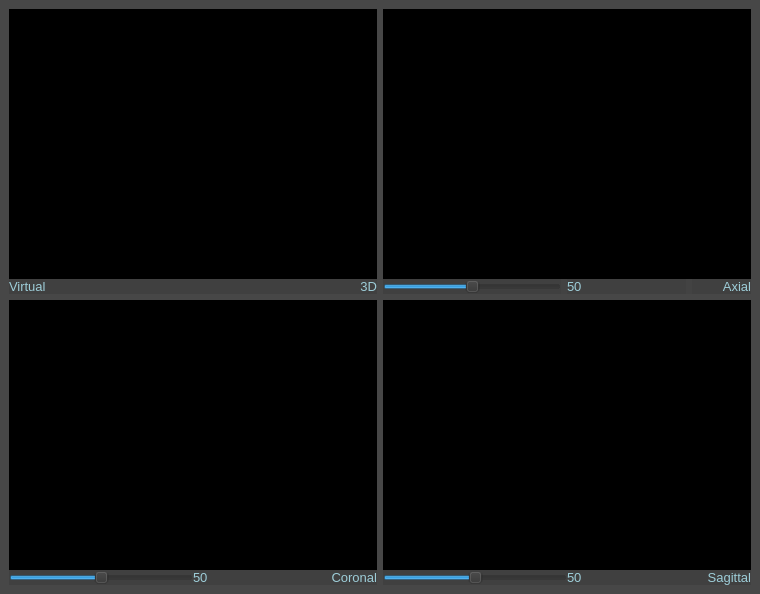
<?xml version="1.0" encoding="UTF-8"?>
<ui version="4.0">
 <class>Form</class>
 <widget class="QWidget" name="Form">
  <property name="geometry">
   <rect>
    <x>0</x>
    <y>0</y>
    <width>760</width>
    <height>594</height>
   </rect>
  </property>
  <property name="palette">
   <palette>
    <active>
     <colorrole role="WindowText">
      <brush brushstyle="SolidPattern">
       <color alpha="255">
        <red>255</red>
        <green>255</green>
        <blue>255</blue>
       </color>
      </brush>
     </colorrole>
     <colorrole role="Button">
      <brush brushstyle="SolidPattern">
       <color alpha="255">
        <red>71</red>
        <green>71</green>
        <blue>71</blue>
       </color>
      </brush>
     </colorrole>
     <colorrole role="Light">
      <brush brushstyle="SolidPattern">
       <color alpha="255">
        <red>106</red>
        <green>106</green>
        <blue>106</blue>
       </color>
      </brush>
     </colorrole>
     <colorrole role="Midlight">
      <brush brushstyle="SolidPattern">
       <color alpha="255">
        <red>88</red>
        <green>88</green>
        <blue>88</blue>
       </color>
      </brush>
     </colorrole>
     <colorrole role="Dark">
      <brush brushstyle="SolidPattern">
       <color alpha="255">
        <red>35</red>
        <green>35</green>
        <blue>35</blue>
       </color>
      </brush>
     </colorrole>
     <colorrole role="Mid">
      <brush brushstyle="SolidPattern">
       <color alpha="255">
        <red>47</red>
        <green>47</green>
        <blue>47</blue>
       </color>
      </brush>
     </colorrole>
     <colorrole role="Text">
      <brush brushstyle="SolidPattern">
       <color alpha="255">
        <red>255</red>
        <green>255</green>
        <blue>255</blue>
       </color>
      </brush>
     </colorrole>
     <colorrole role="BrightText">
      <brush brushstyle="SolidPattern">
       <color alpha="255">
        <red>255</red>
        <green>255</green>
        <blue>255</blue>
       </color>
      </brush>
     </colorrole>
     <colorrole role="ButtonText">
      <brush brushstyle="SolidPattern">
       <color alpha="255">
        <red>255</red>
        <green>255</green>
        <blue>255</blue>
       </color>
      </brush>
     </colorrole>
     <colorrole role="Base">
      <brush brushstyle="SolidPattern">
       <color alpha="255">
        <red>0</red>
        <green>0</green>
        <blue>0</blue>
       </color>
      </brush>
     </colorrole>
     <colorrole role="Window">
      <brush brushstyle="SolidPattern">
       <color alpha="255">
        <red>71</red>
        <green>71</green>
        <blue>71</blue>
       </color>
      </brush>
     </colorrole>
     <colorrole role="Shadow">
      <brush brushstyle="SolidPattern">
       <color alpha="255">
        <red>0</red>
        <green>0</green>
        <blue>0</blue>
       </color>
      </brush>
     </colorrole>
     <colorrole role="AlternateBase">
      <brush brushstyle="SolidPattern">
       <color alpha="255">
        <red>35</red>
        <green>35</green>
        <blue>35</blue>
       </color>
      </brush>
     </colorrole>
     <colorrole role="ToolTipBase">
      <brush brushstyle="SolidPattern">
       <color alpha="255">
        <red>255</red>
        <green>255</green>
        <blue>220</blue>
       </color>
      </brush>
     </colorrole>
     <colorrole role="ToolTipText">
      <brush brushstyle="SolidPattern">
       <color alpha="255">
        <red>0</red>
        <green>0</green>
        <blue>0</blue>
       </color>
      </brush>
     </colorrole>
     <colorrole role="PlaceholderText">
      <brush brushstyle="SolidPattern">
       <color alpha="128">
        <red>255</red>
        <green>255</green>
        <blue>255</blue>
       </color>
      </brush>
     </colorrole>
    </active>
    <inactive>
     <colorrole role="WindowText">
      <brush brushstyle="SolidPattern">
       <color alpha="255">
        <red>255</red>
        <green>255</green>
        <blue>255</blue>
       </color>
      </brush>
     </colorrole>
     <colorrole role="Button">
      <brush brushstyle="SolidPattern">
       <color alpha="255">
        <red>71</red>
        <green>71</green>
        <blue>71</blue>
       </color>
      </brush>
     </colorrole>
     <colorrole role="Light">
      <brush brushstyle="SolidPattern">
       <color alpha="255">
        <red>106</red>
        <green>106</green>
        <blue>106</blue>
       </color>
      </brush>
     </colorrole>
     <colorrole role="Midlight">
      <brush brushstyle="SolidPattern">
       <color alpha="255">
        <red>88</red>
        <green>88</green>
        <blue>88</blue>
       </color>
      </brush>
     </colorrole>
     <colorrole role="Dark">
      <brush brushstyle="SolidPattern">
       <color alpha="255">
        <red>35</red>
        <green>35</green>
        <blue>35</blue>
       </color>
      </brush>
     </colorrole>
     <colorrole role="Mid">
      <brush brushstyle="SolidPattern">
       <color alpha="255">
        <red>47</red>
        <green>47</green>
        <blue>47</blue>
       </color>
      </brush>
     </colorrole>
     <colorrole role="Text">
      <brush brushstyle="SolidPattern">
       <color alpha="255">
        <red>255</red>
        <green>255</green>
        <blue>255</blue>
       </color>
      </brush>
     </colorrole>
     <colorrole role="BrightText">
      <brush brushstyle="SolidPattern">
       <color alpha="255">
        <red>255</red>
        <green>255</green>
        <blue>255</blue>
       </color>
      </brush>
     </colorrole>
     <colorrole role="ButtonText">
      <brush brushstyle="SolidPattern">
       <color alpha="255">
        <red>255</red>
        <green>255</green>
        <blue>255</blue>
       </color>
      </brush>
     </colorrole>
     <colorrole role="Base">
      <brush brushstyle="SolidPattern">
       <color alpha="255">
        <red>0</red>
        <green>0</green>
        <blue>0</blue>
       </color>
      </brush>
     </colorrole>
     <colorrole role="Window">
      <brush brushstyle="SolidPattern">
       <color alpha="255">
        <red>71</red>
        <green>71</green>
        <blue>71</blue>
       </color>
      </brush>
     </colorrole>
     <colorrole role="Shadow">
      <brush brushstyle="SolidPattern">
       <color alpha="255">
        <red>0</red>
        <green>0</green>
        <blue>0</blue>
       </color>
      </brush>
     </colorrole>
     <colorrole role="AlternateBase">
      <brush brushstyle="SolidPattern">
       <color alpha="255">
        <red>35</red>
        <green>35</green>
        <blue>35</blue>
       </color>
      </brush>
     </colorrole>
     <colorrole role="ToolTipBase">
      <brush brushstyle="SolidPattern">
       <color alpha="255">
        <red>255</red>
        <green>255</green>
        <blue>220</blue>
       </color>
      </brush>
     </colorrole>
     <colorrole role="ToolTipText">
      <brush brushstyle="SolidPattern">
       <color alpha="255">
        <red>0</red>
        <green>0</green>
        <blue>0</blue>
       </color>
      </brush>
     </colorrole>
     <colorrole role="PlaceholderText">
      <brush brushstyle="SolidPattern">
       <color alpha="128">
        <red>255</red>
        <green>255</green>
        <blue>255</blue>
       </color>
      </brush>
     </colorrole>
    </inactive>
    <disabled>
     <colorrole role="WindowText">
      <brush brushstyle="SolidPattern">
       <color alpha="255">
        <red>35</red>
        <green>35</green>
        <blue>35</blue>
       </color>
      </brush>
     </colorrole>
     <colorrole role="Button">
      <brush brushstyle="SolidPattern">
       <color alpha="255">
        <red>71</red>
        <green>71</green>
        <blue>71</blue>
       </color>
      </brush>
     </colorrole>
     <colorrole role="Light">
      <brush brushstyle="SolidPattern">
       <color alpha="255">
        <red>106</red>
        <green>106</green>
        <blue>106</blue>
       </color>
      </brush>
     </colorrole>
     <colorrole role="Midlight">
      <brush brushstyle="SolidPattern">
       <color alpha="255">
        <red>88</red>
        <green>88</green>
        <blue>88</blue>
       </color>
      </brush>
     </colorrole>
     <colorrole role="Dark">
      <brush brushstyle="SolidPattern">
       <color alpha="255">
        <red>35</red>
        <green>35</green>
        <blue>35</blue>
       </color>
      </brush>
     </colorrole>
     <colorrole role="Mid">
      <brush brushstyle="SolidPattern">
       <color alpha="255">
        <red>47</red>
        <green>47</green>
        <blue>47</blue>
       </color>
      </brush>
     </colorrole>
     <colorrole role="Text">
      <brush brushstyle="SolidPattern">
       <color alpha="255">
        <red>35</red>
        <green>35</green>
        <blue>35</blue>
       </color>
      </brush>
     </colorrole>
     <colorrole role="BrightText">
      <brush brushstyle="SolidPattern">
       <color alpha="255">
        <red>255</red>
        <green>255</green>
        <blue>255</blue>
       </color>
      </brush>
     </colorrole>
     <colorrole role="ButtonText">
      <brush brushstyle="SolidPattern">
       <color alpha="255">
        <red>35</red>
        <green>35</green>
        <blue>35</blue>
       </color>
      </brush>
     </colorrole>
     <colorrole role="Base">
      <brush brushstyle="SolidPattern">
       <color alpha="255">
        <red>71</red>
        <green>71</green>
        <blue>71</blue>
       </color>
      </brush>
     </colorrole>
     <colorrole role="Window">
      <brush brushstyle="SolidPattern">
       <color alpha="255">
        <red>71</red>
        <green>71</green>
        <blue>71</blue>
       </color>
      </brush>
     </colorrole>
     <colorrole role="Shadow">
      <brush brushstyle="SolidPattern">
       <color alpha="255">
        <red>0</red>
        <green>0</green>
        <blue>0</blue>
       </color>
      </brush>
     </colorrole>
     <colorrole role="AlternateBase">
      <brush brushstyle="SolidPattern">
       <color alpha="255">
        <red>71</red>
        <green>71</green>
        <blue>71</blue>
       </color>
      </brush>
     </colorrole>
     <colorrole role="ToolTipBase">
      <brush brushstyle="SolidPattern">
       <color alpha="255">
        <red>255</red>
        <green>255</green>
        <blue>220</blue>
       </color>
      </brush>
     </colorrole>
     <colorrole role="ToolTipText">
      <brush brushstyle="SolidPattern">
       <color alpha="255">
        <red>0</red>
        <green>0</green>
        <blue>0</blue>
       </color>
      </brush>
     </colorrole>
     <colorrole role="PlaceholderText">
      <brush brushstyle="SolidPattern">
       <color alpha="128">
        <red>255</red>
        <green>255</green>
        <blue>255</blue>
       </color>
      </brush>
     </colorrole>
    </disabled>
   </palette>
  </property>
  <property name="windowTitle">
   <string>Form</string>
  </property>
  <layout class="QGridLayout" name="gridLayout_2">
   <property name="leftMargin">
    <number>0</number>
   </property>
   <property name="topMargin">
    <number>0</number>
   </property>
   <property name="rightMargin">
    <number>0</number>
   </property>
   <property name="bottomMargin">
    <number>0</number>
   </property>
   <property name="spacing">
    <number>0</number>
   </property>
   <item row="0" column="0">
    <widget class="QFrame" name="frame_Viewports">
     <property name="sizePolicy">
      <sizepolicy hsizetype="Expanding" vsizetype="Expanding">
       <horstretch>0</horstretch>
       <verstretch>0</verstretch>
      </sizepolicy>
     </property>
     <property name="minimumSize">
      <size>
       <width>0</width>
       <height>0</height>
      </size>
     </property>
     <layout class="QGridLayout" name="gridLayout" rowstretch="0,0" columnstretch="0,0">
      <item row="1" column="0">
       <layout class="QVBoxLayout" name="verticalLayout_coronal" stretch="20,1">
        <property name="spacing">
         <number>0</number>
        </property>
        <item>
         <widget class="QFrame" name="vtk_panel_coronal">
          <property name="sizePolicy">
           <sizepolicy hsizetype="Preferred" vsizetype="Preferred">
            <horstretch>0</horstretch>
            <verstretch>0</verstretch>
           </sizepolicy>
          </property>
          <property name="minimumSize">
           <size>
            <width>0</width>
            <height>0</height>
           </size>
          </property>
          <property name="styleSheet">
           <string notr="true">background-color: rgb(0, 0, 0);</string>
          </property>
          <property name="lineWidth">
           <number>0</number>
          </property>
         </widget>
        </item>
        <item>
         <widget class="QFrame" name="SubPanel_coronal">
          <property name="enabled">
           <bool>true</bool>
          </property>
          <property name="sizePolicy">
           <sizepolicy hsizetype="Preferred" vsizetype="Preferred">
            <horstretch>0</horstretch>
            <verstretch>0</verstretch>
           </sizepolicy>
          </property>
          <property name="baseSize">
           <size>
            <width>0</width>
            <height>0</height>
           </size>
          </property>
          <property name="styleSheet">
           <string notr="true">background-color: rgba(50, 50, 50,50);</string>
          </property>
          <property name="frameShape">
           <enum>QFrame::NoFrame</enum>
          </property>
          <property name="frameShadow">
           <enum>QFrame::Raised</enum>
          </property>
          <layout class="QHBoxLayout" name="horizontalLayout_8">
           <property name="spacing">
            <number>0</number>
           </property>
           <property name="leftMargin">
            <number>0</number>
           </property>
           <property name="topMargin">
            <number>0</number>
           </property>
           <property name="rightMargin">
            <number>0</number>
           </property>
           <property name="bottomMargin">
            <number>0</number>
           </property>
           <item>
            <layout class="QHBoxLayout" name="horizontalLayout_4" stretch="3,2,1">
             <item>
              <widget class="QSlider" name="Slider_coronal">
               <property name="autoFillBackground">
                <bool>false</bool>
               </property>
               <property name="styleSheet">
                <string notr="true"/>
               </property>
               <property name="value">
                <number>50</number>
               </property>
               <property name="orientation">
                <enum>Qt::Horizontal</enum>
               </property>
              </widget>
             </item>
             <item>
              <widget class="QLabel" name="sliceNum_coronal">
               <property name="sizePolicy">
                <sizepolicy hsizetype="Preferred" vsizetype="Preferred">
                 <horstretch>0</horstretch>
                 <verstretch>0</verstretch>
                </sizepolicy>
               </property>
               <property name="font">
                <font>
                 <pointsize>10</pointsize>
                </font>
               </property>
               <property name="styleSheet">
                <string notr="true">color: rgb(157, 205, 216);</string>
               </property>
               <property name="text">
                <string>50</string>
               </property>
              </widget>
             </item>
             <item>
              <widget class="QLabel" name="sliceNum_axial_4">
               <property name="sizePolicy">
                <sizepolicy hsizetype="Preferred" vsizetype="Preferred">
                 <horstretch>0</horstretch>
                 <verstretch>0</verstretch>
                </sizepolicy>
               </property>
               <property name="font">
                <font>
                 <pointsize>10</pointsize>
                </font>
               </property>
               <property name="styleSheet">
                <string notr="true">color: rgb(157, 205, 216);</string>
               </property>
               <property name="text">
                <string>Coronal</string>
               </property>
               <property name="alignment">
                <set>Qt::AlignRight|Qt::AlignTrailing|Qt::AlignVCenter</set>
               </property>
              </widget>
             </item>
            </layout>
           </item>
          </layout>
         </widget>
        </item>
       </layout>
      </item>
      <item row="1" column="1">
       <layout class="QVBoxLayout" name="verticalLayout_sagittal" stretch="20,1">
        <property name="spacing">
         <number>0</number>
        </property>
        <item>
         <widget class="QFrame" name="vtk_panel_sagittal">
          <property name="sizePolicy">
           <sizepolicy hsizetype="Preferred" vsizetype="Preferred">
            <horstretch>0</horstretch>
            <verstretch>0</verstretch>
           </sizepolicy>
          </property>
          <property name="minimumSize">
           <size>
            <width>0</width>
            <height>0</height>
           </size>
          </property>
          <property name="styleSheet">
           <string notr="true">background-color: rgb(0, 0, 0);</string>
          </property>
          <property name="lineWidth">
           <number>0</number>
          </property>
         </widget>
        </item>
        <item>
         <widget class="QFrame" name="SubPanel_sagittal">
          <property name="enabled">
           <bool>true</bool>
          </property>
          <property name="sizePolicy">
           <sizepolicy hsizetype="Preferred" vsizetype="Preferred">
            <horstretch>0</horstretch>
            <verstretch>0</verstretch>
           </sizepolicy>
          </property>
          <property name="baseSize">
           <size>
            <width>0</width>
            <height>0</height>
           </size>
          </property>
          <property name="styleSheet">
           <string notr="true">background-color: rgba(50, 50, 50,50);</string>
          </property>
          <property name="frameShape">
           <enum>QFrame::NoFrame</enum>
          </property>
          <property name="frameShadow">
           <enum>QFrame::Raised</enum>
          </property>
          <layout class="QHBoxLayout" name="horizontalLayout_9">
           <property name="spacing">
            <number>0</number>
           </property>
           <property name="leftMargin">
            <number>0</number>
           </property>
           <property name="topMargin">
            <number>0</number>
           </property>
           <property name="rightMargin">
            <number>0</number>
           </property>
           <property name="bottomMargin">
            <number>0</number>
           </property>
           <item>
            <layout class="QHBoxLayout" name="horizontalLayout_3" stretch="3,2,1">
             <item>
              <widget class="QSlider" name="Slider_sagittal">
               <property name="autoFillBackground">
                <bool>false</bool>
               </property>
               <property name="styleSheet">
                <string notr="true"/>
               </property>
               <property name="value">
                <number>50</number>
               </property>
               <property name="orientation">
                <enum>Qt::Horizontal</enum>
               </property>
              </widget>
             </item>
             <item>
              <widget class="QLabel" name="sliceNum_sagittal">
               <property name="sizePolicy">
                <sizepolicy hsizetype="Preferred" vsizetype="Preferred">
                 <horstretch>0</horstretch>
                 <verstretch>0</verstretch>
                </sizepolicy>
               </property>
               <property name="font">
                <font>
                 <pointsize>10</pointsize>
                </font>
               </property>
               <property name="styleSheet">
                <string notr="true">color: rgb(157, 205, 216);</string>
               </property>
               <property name="text">
                <string>50</string>
               </property>
              </widget>
             </item>
             <item>
              <widget class="QLabel" name="sliceNum_axial_3">
               <property name="sizePolicy">
                <sizepolicy hsizetype="Preferred" vsizetype="Preferred">
                 <horstretch>0</horstretch>
                 <verstretch>0</verstretch>
                </sizepolicy>
               </property>
               <property name="font">
                <font>
                 <pointsize>10</pointsize>
                </font>
               </property>
               <property name="styleSheet">
                <string notr="true">color: rgb(157, 205, 216);</string>
               </property>
               <property name="text">
                <string>Sagittal</string>
               </property>
               <property name="alignment">
                <set>Qt::AlignRight|Qt::AlignTrailing|Qt::AlignVCenter</set>
               </property>
              </widget>
             </item>
            </layout>
           </item>
          </layout>
         </widget>
        </item>
       </layout>
      </item>
      <item row="0" column="1">
       <layout class="QVBoxLayout" name="verticalLayout_axial" stretch="20,1">
        <property name="spacing">
         <number>0</number>
        </property>
        <item>
         <widget class="QFrame" name="vtk_panel_axial">
          <property name="sizePolicy">
           <sizepolicy hsizetype="Preferred" vsizetype="Preferred">
            <horstretch>0</horstretch>
            <verstretch>0</verstretch>
           </sizepolicy>
          </property>
          <property name="minimumSize">
           <size>
            <width>0</width>
            <height>0</height>
           </size>
          </property>
          <property name="styleSheet">
           <string notr="true">background-color: rgb(0, 0, 0);</string>
          </property>
          <property name="lineWidth">
           <number>0</number>
          </property>
         </widget>
        </item>
        <item>
         <widget class="QFrame" name="SubPanel_axial">
          <property name="enabled">
           <bool>true</bool>
          </property>
          <property name="sizePolicy">
           <sizepolicy hsizetype="Preferred" vsizetype="Preferred">
            <horstretch>0</horstretch>
            <verstretch>0</verstretch>
           </sizepolicy>
          </property>
          <property name="baseSize">
           <size>
            <width>0</width>
            <height>0</height>
           </size>
          </property>
          <property name="autoFillBackground">
           <bool>false</bool>
          </property>
          <property name="styleSheet">
           <string notr="true">background-color: rgba(50, 50, 50, 50);</string>
          </property>
          <property name="frameShape">
           <enum>QFrame::NoFrame</enum>
          </property>
          <property name="frameShadow">
           <enum>QFrame::Raised</enum>
          </property>
          <layout class="QHBoxLayout" name="horizontalLayout_7">
           <property name="spacing">
            <number>0</number>
           </property>
           <property name="leftMargin">
            <number>0</number>
           </property>
           <property name="topMargin">
            <number>0</number>
           </property>
           <property name="rightMargin">
            <number>0</number>
           </property>
           <property name="bottomMargin">
            <number>0</number>
           </property>
           <item>
            <layout class="QHBoxLayout" name="horizontalLayout_2" stretch="3,2,1">
             <property name="spacing">
              <number>6</number>
             </property>
             <property name="sizeConstraint">
              <enum>QLayout::SetDefaultConstraint</enum>
             </property>
             <item>
              <widget class="QSlider" name="Slider_axial">
               <property name="autoFillBackground">
                <bool>false</bool>
               </property>
               <property name="styleSheet">
                <string notr="true"/>
               </property>
               <property name="value">
                <number>50</number>
               </property>
               <property name="tracking">
                <bool>true</bool>
               </property>
               <property name="orientation">
                <enum>Qt::Horizontal</enum>
               </property>
               <property name="invertedAppearance">
                <bool>false</bool>
               </property>
               <property name="invertedControls">
                <bool>false</bool>
               </property>
               <property name="tickPosition">
                <enum>QSlider::NoTicks</enum>
               </property>
              </widget>
             </item>
             <item>
              <widget class="QLabel" name="sliceNum_axial">
               <property name="sizePolicy">
                <sizepolicy hsizetype="Preferred" vsizetype="Preferred">
                 <horstretch>0</horstretch>
                 <verstretch>0</verstretch>
                </sizepolicy>
               </property>
               <property name="font">
                <font>
                 <pointsize>10</pointsize>
                </font>
               </property>
               <property name="styleSheet">
                <string notr="true">color: rgb(157, 205, 216);</string>
               </property>
               <property name="text">
                <string>50</string>
               </property>
              </widget>
             </item>
             <item>
              <widget class="QLabel" name="sliceNum_axial_2">
               <property name="sizePolicy">
                <sizepolicy hsizetype="Preferred" vsizetype="Preferred">
                 <horstretch>0</horstretch>
                 <verstretch>0</verstretch>
                </sizepolicy>
               </property>
               <property name="font">
                <font>
                 <pointsize>10</pointsize>
                </font>
               </property>
               <property name="styleSheet">
                <string notr="true">color: rgb(157, 205, 216);</string>
               </property>
               <property name="text">
                <string>Axial</string>
               </property>
               <property name="alignment">
                <set>Qt::AlignRight|Qt::AlignTrailing|Qt::AlignVCenter</set>
               </property>
              </widget>
             </item>
            </layout>
           </item>
          </layout>
         </widget>
        </item>
       </layout>
      </item>
      <item row="0" column="0">
       <layout class="QVBoxLayout" name="verticalLayout_3D" stretch="20,1">
        <property name="spacing">
         <number>0</number>
        </property>
        <item>
         <widget class="QFrame" name="vtk_panel_3D">
          <property name="sizePolicy">
           <sizepolicy hsizetype="Preferred" vsizetype="Preferred">
            <horstretch>0</horstretch>
            <verstretch>0</verstretch>
           </sizepolicy>
          </property>
          <property name="minimumSize">
           <size>
            <width>0</width>
            <height>0</height>
           </size>
          </property>
          <property name="autoFillBackground">
           <bool>false</bool>
          </property>
          <property name="styleSheet">
           <string notr="true">background-color: rgb(0, 0, 0);</string>
          </property>
          <property name="lineWidth">
           <number>0</number>
          </property>
         </widget>
        </item>
        <item>
         <widget class="QFrame" name="SubPanel_3D">
          <property name="enabled">
           <bool>true</bool>
          </property>
          <property name="sizePolicy">
           <sizepolicy hsizetype="Preferred" vsizetype="Preferred">
            <horstretch>0</horstretch>
            <verstretch>0</verstretch>
           </sizepolicy>
          </property>
          <property name="baseSize">
           <size>
            <width>0</width>
            <height>0</height>
           </size>
          </property>
          <property name="styleSheet">
           <string notr="true">background-color: rgba(50, 50, 50,50);</string>
          </property>
          <property name="frameShape">
           <enum>QFrame::NoFrame</enum>
          </property>
          <property name="frameShadow">
           <enum>QFrame::Raised</enum>
          </property>
          <layout class="QHBoxLayout" name="horizontalLayout_6">
           <property name="spacing">
            <number>0</number>
           </property>
           <property name="leftMargin">
            <number>0</number>
           </property>
           <property name="topMargin">
            <number>0</number>
           </property>
           <property name="rightMargin">
            <number>0</number>
           </property>
           <property name="bottomMargin">
            <number>0</number>
           </property>
           <item>
            <layout class="QHBoxLayout" name="horizontalLayout_5" stretch="2,1">
             <item>
              <widget class="QLabel" name="sliceNum_axial_6">
               <property name="sizePolicy">
                <sizepolicy hsizetype="Preferred" vsizetype="Preferred">
                 <horstretch>0</horstretch>
                 <verstretch>0</verstretch>
                </sizepolicy>
               </property>
               <property name="font">
                <font>
                 <pointsize>10</pointsize>
                </font>
               </property>
               <property name="styleSheet">
                <string notr="true">color: rgb(157, 205, 216);</string>
               </property>
               <property name="text">
                <string>Virtual</string>
               </property>
               <property name="alignment">
                <set>Qt::AlignLeading|Qt::AlignLeft|Qt::AlignVCenter</set>
               </property>
              </widget>
             </item>
             <item>
              <widget class="QLabel" name="sliceNum_axial_5">
               <property name="sizePolicy">
                <sizepolicy hsizetype="Preferred" vsizetype="Preferred">
                 <horstretch>0</horstretch>
                 <verstretch>0</verstretch>
                </sizepolicy>
               </property>
               <property name="font">
                <font>
                 <pointsize>10</pointsize>
                </font>
               </property>
               <property name="styleSheet">
                <string notr="true">color: rgb(157, 205, 216);</string>
               </property>
               <property name="text">
                <string>3D</string>
               </property>
               <property name="alignment">
                <set>Qt::AlignRight|Qt::AlignTrailing|Qt::AlignVCenter</set>
               </property>
              </widget>
             </item>
            </layout>
           </item>
          </layout>
         </widget>
        </item>
       </layout>
      </item>
     </layout>
    </widget>
   </item>
  </layout>
 </widget>
 <resources/>
 <connections/>
</ui>
